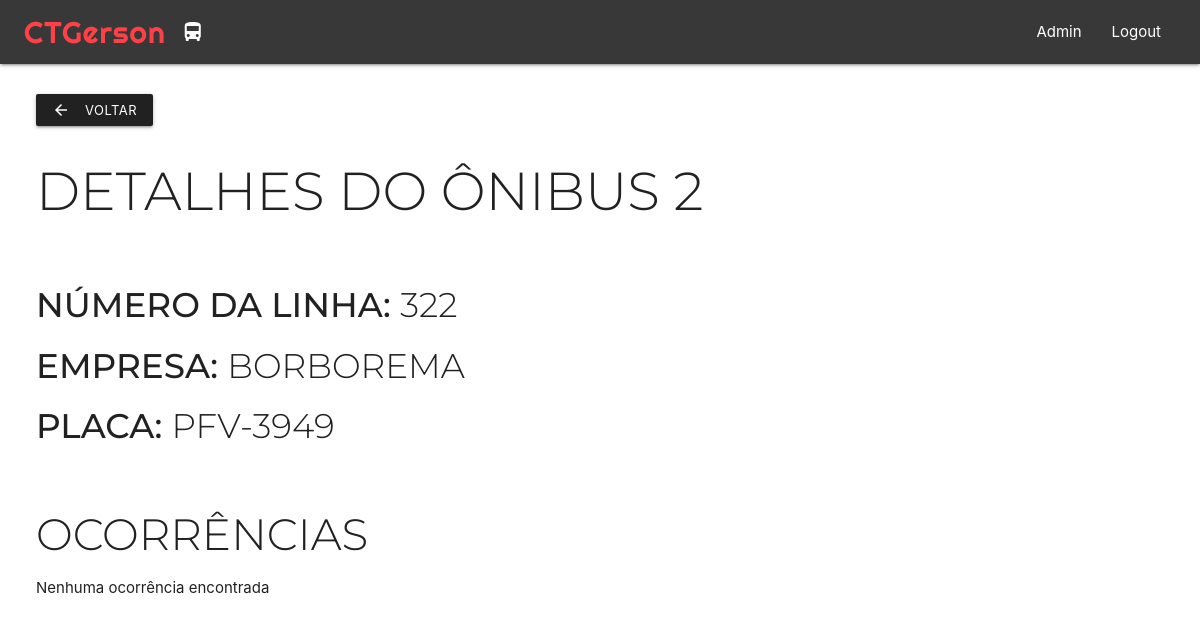
/onibus/2/ (signed in), run on the app's committed database.
### CTGerson/models.py (models this page shows, shortened)
class Bus(models.Model):
    plate = models.CharField(max_length=8)
    line_number = models.CharField(max_length=5)
    company = models.CharField(max_length=100)
    class Meta:
        permissions = (("can_see_bus_list", "See bus list"),)

### CTGerson/views.py (the view)
# urls.py: re_path('onibus/(?P<pk>[0-9]+)/', views.bus_detail, name='bus_detail'),
@login_required
@permission_required('Bus.can_see_bus_list')
def bus_detail(request, pk):
    admin = request.user.groups.filter(name='Administrators').exists()
    bus = get_object_or_404(Bus, pk=pk)
    occurrences = Occurrence.objects.filter(bus=bus)
    return render(request, 'bus_detail.html', {'admin': admin, 'bus': bus, 'occurrences': occurrences})

### CTGerson/templates/bus_detail.html
{% extends "base2.html" %}
{% block content %}
    <div class="row" style="margin-top: 30px;">
        <a href="http://127.0.0.1:8000/lista_onibus" class="waves-effect waves-light btn-small grey darken-4"><i class="material-icons left">arrow_back</i>Voltar</a>
    </div>
    <div class="page-title">
        <h2>Detalhes do ônibus {{ bus.id }}</h2>
        <br />
    </div>
    <div class="page-content">
        <h4><strong>Número da linha: </strong>{{ bus.line_number }}</h4>
        <h4><strong>Empresa: </strong>{{ bus.company }}</ph4>
        <h4><strong>Placa: </strong>{{ bus.plate }}</h4>
        <div>
            <br />
            <h3>Ocorrências</h3>
            {% if occurrences %}
                <table class="striped">
                    <tr>
                        <th>Data</th>
                        <th>Ônibus</th>
                        <th>Horário do alerta</th>
                        <th>Localização</th>
                        <th>Respondido</th>
                        <th>Horário da resposta</th>
                        <th>Respondente</th>
                        <th>Horário da conclusão</th>
                        <th>Sucesso</th>
                        <th>Anotações</th>
                    </tr>
                    {% for occurrence in occurrences %}
                        <tr>
                            <td>{{ occurrence.date }}</td>
                            <td><a href="{% url 'bus_detail' pk=occurrence.bus.pk %}">{{ occurrence.bus.line_number }} - {{ occurrence.bus.plate }}</a></td>
                            <td>{{ occurrence.alert_time }}</td>
                            <td>lat: {{ occurrence.latitude }} <br />long: {{ occurrence.longitude }}</td>
                            {% if occurrence.responded %}
                                    <td>Sim</td>
                                {% else %}
                                    <td>Não</td>
                                {% endif %}
                            {% if occurrence.responded %}
                                <td>{{ occurrence.response_time }}</td>
                                <td>{{ occurrence.responder.username }}</td>
                                <td>{{ occurrence.finish_time }}</td>
                                {% if occurrence.successfull %}
                                    <td>Sim</td>
                                {% else %}
                                    <td>Não</td>
                                {% endif %}
                                <td>{{ occurrence.notes }}</td>
                            {% else %}
                                <td>---</td>
                                <td>---</td>
                                <td>---</td>
                                <td>---</td>
                                <td>---</td>
                            {% endif %}
                        </tr>
                    {% endfor %}
                </table>
            {% else %}
                <p>Nenhuma ocorrência encontrada</p>
            {% endif %}
        </div>
    </div>
{% endblock content %}

### data on the page
Bus: id "2", line_number "322", company "BORBOREMA", plate "PFV-3949"
